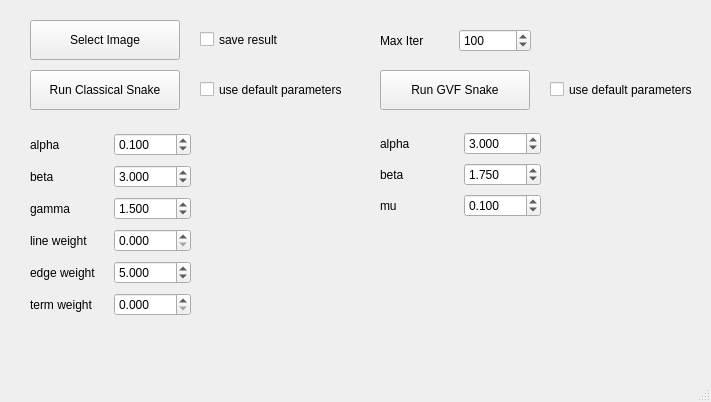
<?xml version="1.0" encoding="UTF-8"?>
<ui version="4.0">
 <class>MainWindow</class>
 <widget class="QMainWindow" name="MainWindow">
  <property name="geometry">
   <rect>
    <x>0</x>
    <y>0</y>
    <width>711</width>
    <height>402</height>
   </rect>
  </property>
  <property name="windowTitle">
   <string>MainWindow</string>
  </property>
  <widget class="QWidget" name="centralwidget">
   <widget class="QPushButton" name="SelectImageButton">
    <property name="geometry">
     <rect>
      <x>30</x>
      <y>20</y>
      <width>150</width>
      <height>40</height>
     </rect>
    </property>
    <property name="text">
     <string>Select Image</string>
    </property>
   </widget>
   <widget class="QPushButton" name="ClassicalSnakeButton">
    <property name="geometry">
     <rect>
      <x>30</x>
      <y>70</y>
      <width>150</width>
      <height>40</height>
     </rect>
    </property>
    <property name="text">
     <string>Run Classical Snake</string>
    </property>
   </widget>
   <widget class="QWidget" name="gridLayoutWidget">
    <property name="geometry">
     <rect>
      <x>30</x>
      <y>130</y>
      <width>161</width>
      <height>191</height>
     </rect>
    </property>
    <layout class="QGridLayout" name="CSParamsGrid">
     <item row="5" column="4">
      <widget class="QDoubleSpinBox" name="CSweSB">
       <property name="decimals">
        <number>3</number>
       </property>
       <property name="maximum">
        <double>10.000000000000000</double>
       </property>
       <property name="singleStep">
        <double>0.010000000000000</double>
       </property>
       <property name="value">
        <double>5.000000000000000</double>
       </property>
      </widget>
     </item>
     <item row="3" column="4">
      <widget class="QDoubleSpinBox" name="CSGammaSB">
       <property name="decimals">
        <number>3</number>
       </property>
       <property name="maximum">
        <double>10.000000000000000</double>
       </property>
       <property name="singleStep">
        <double>0.010000000000000</double>
       </property>
       <property name="value">
        <double>1.500000000000000</double>
       </property>
      </widget>
     </item>
     <item row="4" column="4">
      <widget class="QDoubleSpinBox" name="CSwlSB">
       <property name="decimals">
        <number>3</number>
       </property>
       <property name="maximum">
        <double>10.000000000000000</double>
       </property>
       <property name="singleStep">
        <double>0.010000000000000</double>
       </property>
      </widget>
     </item>
     <item row="6" column="4">
      <widget class="QDoubleSpinBox" name="CSwtSB">
       <property name="decimals">
        <number>3</number>
       </property>
       <property name="maximum">
        <double>10.000000000000000</double>
       </property>
       <property name="singleStep">
        <double>0.010000000000000</double>
       </property>
      </widget>
     </item>
     <item row="1" column="4">
      <widget class="QDoubleSpinBox" name="CSAlphaSB">
       <property name="decimals">
        <number>3</number>
       </property>
       <property name="maximum">
        <double>10.000000000000000</double>
       </property>
       <property name="singleStep">
        <double>0.010000000000000</double>
       </property>
       <property name="value">
        <double>0.100000000000000</double>
       </property>
      </widget>
     </item>
     <item row="3" column="1">
      <widget class="QLabel" name="CSGammaLabel">
       <property name="text">
        <string>gamma</string>
       </property>
      </widget>
     </item>
     <item row="5" column="1">
      <widget class="QLabel" name="CSEdgeWeightLabel">
       <property name="text">
        <string>edge weight</string>
       </property>
      </widget>
     </item>
     <item row="4" column="1">
      <widget class="QLabel" name="CSLineWeightLabel">
       <property name="text">
        <string>line weight</string>
       </property>
      </widget>
     </item>
     <item row="6" column="1">
      <widget class="QLabel" name="CSTermWeightLabel">
       <property name="text">
        <string>term weight</string>
       </property>
      </widget>
     </item>
     <item row="2" column="1">
      <widget class="QLabel" name="CSBetaLabel">
       <property name="text">
        <string>beta</string>
       </property>
      </widget>
     </item>
     <item row="2" column="4">
      <widget class="QDoubleSpinBox" name="CSBetaSB">
       <property name="decimals">
        <number>3</number>
       </property>
       <property name="maximum">
        <double>10.000000000000000</double>
       </property>
       <property name="singleStep">
        <double>0.010000000000000</double>
       </property>
       <property name="value">
        <double>3.000000000000000</double>
       </property>
      </widget>
     </item>
     <item row="1" column="1">
      <widget class="QLabel" name="CSAlphaLabel">
       <property name="text">
        <string>alpha</string>
       </property>
      </widget>
     </item>
    </layout>
   </widget>
   <widget class="QPushButton" name="GVFSnakeButton">
    <property name="geometry">
     <rect>
      <x>380</x>
      <y>70</y>
      <width>150</width>
      <height>40</height>
     </rect>
    </property>
    <property name="text">
     <string>Run GVF Snake</string>
    </property>
   </widget>
   <widget class="QWidget" name="gridLayoutWidget_2">
    <property name="geometry">
     <rect>
      <x>380</x>
      <y>130</y>
      <width>161</width>
      <height>91</height>
     </rect>
    </property>
    <layout class="QGridLayout" name="GVFParamsGrid">
     <item row="3" column="4">
      <widget class="QDoubleSpinBox" name="GVFMuSB">
       <property name="decimals">
        <number>3</number>
       </property>
       <property name="maximum">
        <double>10.000000000000000</double>
       </property>
       <property name="singleStep">
        <double>0.010000000000000</double>
       </property>
       <property name="value">
        <double>0.100000000000000</double>
       </property>
      </widget>
     </item>
     <item row="2" column="1">
      <widget class="QLabel" name="GVFBetaLabel">
       <property name="text">
        <string>beta</string>
       </property>
      </widget>
     </item>
     <item row="1" column="4">
      <widget class="QDoubleSpinBox" name="GVFAlphaSB">
       <property name="decimals">
        <number>3</number>
       </property>
       <property name="maximum">
        <double>10.000000000000000</double>
       </property>
       <property name="singleStep">
        <double>0.010000000000000</double>
       </property>
       <property name="value">
        <double>3.000000000000000</double>
       </property>
      </widget>
     </item>
     <item row="3" column="1">
      <widget class="QLabel" name="GVFMuLabel">
       <property name="text">
        <string>mu</string>
       </property>
      </widget>
     </item>
     <item row="2" column="4">
      <widget class="QDoubleSpinBox" name="GVFBetaSB">
       <property name="decimals">
        <number>3</number>
       </property>
       <property name="maximum">
        <double>10.000000000000000</double>
       </property>
       <property name="singleStep">
        <double>0.010000000000000</double>
       </property>
       <property name="value">
        <double>1.750000000000000</double>
       </property>
      </widget>
     </item>
     <item row="1" column="1">
      <widget class="QLabel" name="GVFAlphaLabel">
       <property name="text">
        <string>alpha</string>
       </property>
      </widget>
     </item>
    </layout>
   </widget>
   <widget class="QCheckBox" name="SaveResultBox">
    <property name="geometry">
     <rect>
      <x>200</x>
      <y>30</y>
      <width>91</width>
      <height>19</height>
     </rect>
    </property>
    <property name="text">
     <string>save result</string>
    </property>
   </widget>
   <widget class="QCheckBox" name="CSDefaultBox">
    <property name="geometry">
     <rect>
      <x>200</x>
      <y>80</y>
      <width>151</width>
      <height>19</height>
     </rect>
    </property>
    <property name="text">
     <string>use default parameters</string>
    </property>
   </widget>
   <widget class="QCheckBox" name="GVFDefaultBox">
    <property name="geometry">
     <rect>
      <x>550</x>
      <y>80</y>
      <width>151</width>
      <height>19</height>
     </rect>
    </property>
    <property name="text">
     <string>use default parameters</string>
    </property>
   </widget>
   <widget class="QWidget" name="horizontalLayoutWidget">
    <property name="geometry">
     <rect>
      <x>380</x>
      <y>20</y>
      <width>151</width>
      <height>41</height>
     </rect>
    </property>
    <layout class="QHBoxLayout" name="MaxIterGrid">
     <item>
      <widget class="QLabel" name="MaxIterLabel">
       <property name="text">
        <string>Max Iter</string>
       </property>
      </widget>
     </item>
     <item>
      <widget class="QSpinBox" name="MaxIterBox">
       <property name="maximum">
        <number>300</number>
       </property>
       <property name="value">
        <number>100</number>
       </property>
      </widget>
     </item>
    </layout>
   </widget>
  </widget>
  <widget class="QMenuBar" name="menubar">
   <property name="geometry">
    <rect>
     <x>0</x>
     <y>0</y>
     <width>711</width>
     <height>18</height>
    </rect>
   </property>
  </widget>
  <widget class="QStatusBar" name="statusbar"/>
 </widget>
 <resources/>
 <connections/>
</ui>
